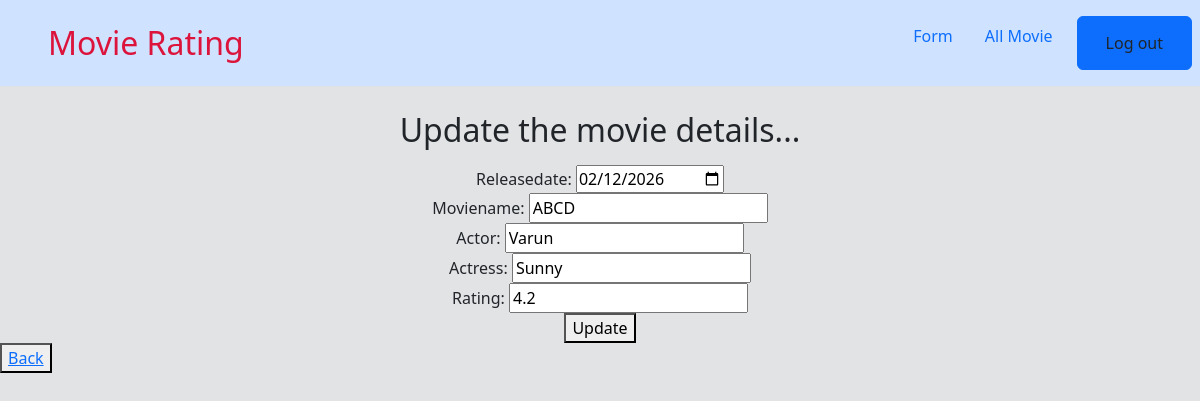
The app's page /update/2 (signed in) with its own data.
### movieapp/models.py (models this page shows)
class MovieModel(models.Model):
    releasedate = models.DateField()
    moviename = models.CharField(max_length=100)
    actor = models.CharField(max_length=100)
    actress = models.CharField(max_length=100)
    rating = models.DecimalField(max_digits=2,decimal_places=1)

### movieapp/views.py (the view)
# urls.py: path('update/<int:id>',views.update_movie,name='update'),
@login_required
def update_movie(request,id):
    movie= MovieModel.objects.get(id=id)
    form = MovieForm(instance = movie)
    if request.method == 'POST':
        form =MovieForm(request.POST,instance=movie)
        if form.is_valid():
            form.save()
            return redirect('movies')
    return render(request,'update.html',{'form':form})

### movieapp/forms.py
class MovieForm(forms.ModelForm):
    class Meta:
        model = MovieModel
        fields = '__all__'
        widgets = {
            'releasedate':forms.DateInput(attrs={'type':'date'})
        }

### movieapp/templates/update.html (shortened to what this page needs)
{% extends "base.html" %}
{% block content %}
    <center>
        <form action="" method="post">
        <fieldset>
            <legend><h2>Update the movie details...</h2></legend>
            {{form}}
            <button>Update</button>
        </fieldset>
        </form>
    </center>
     <button><a href="{% url 'movies' %}">Back</a></button>
{% endblock  %}

### records on screen
MovieModel: releasedate "02/12/2026", moviename "ABCD", actor "Varun", actress "Sunny", rating "4.2"
